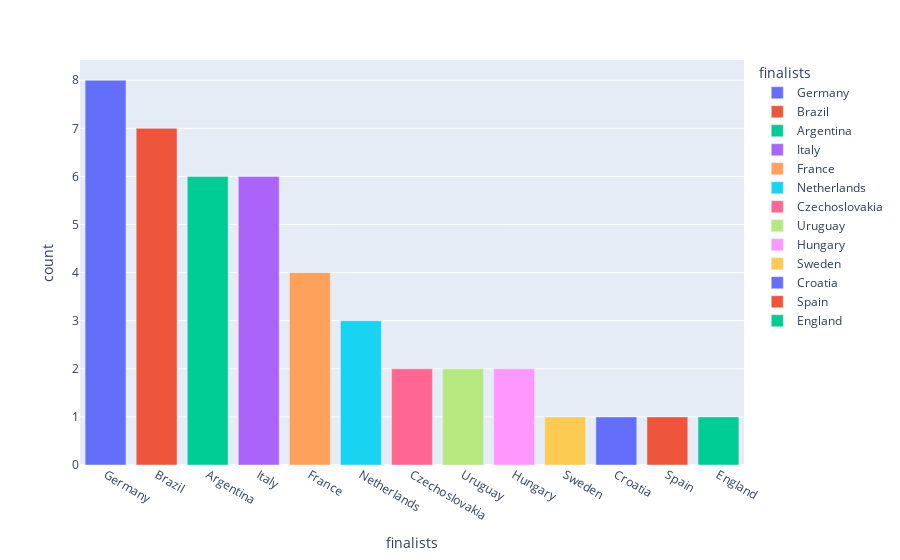
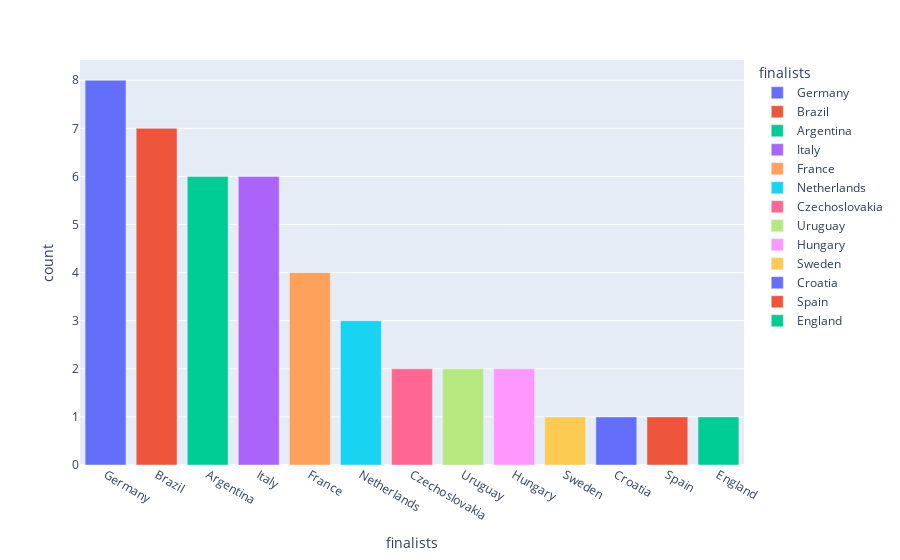

The code cell stored with these charts, in order, in its notebook:
### Code cell
wc_clean_df = wc_df.ai.transform ("rename 'West Germany' as 'Germany' in winners and runners_up")
finalist_df = wc_clean_df.ai.transform ("""select year, winner union 
                                  select year, runner column. 
                                  Name the new column as finalists,
                                  Order year ascending""")
finalist_df2 = finalist_df.ai.transform ("select finalists")
finalist_df2.ai.plot("bar chart of finalists from most to least")

### Figure 1 — Plotly figure (JSON) as saved in the notebook; plotly's stock layout.template omitted (floating-point values rounded to 4 significant figures)
{"data": [{"alignmentgroup": "True", "hovertemplate": "finalists=%{x}<br>count=%{y}<extra></extra>", "legendgroup": "Germany", "marker": {"color": "#636efa", "pattern": {"shape": ""}}, "name": "Germany", "offsetgroup": "Germany", "orientation": "v", "showlegend": true, "textposition": "auto", "type": "bar", "x": ["Germany"], "xaxis": "x", "y": [8], "yaxis": "y"}, {"alignmentgroup": "True", "hovertemplate": "finalists=%{x}<br>count=%{y}<extra></extra>", "legendgroup": "Brazil", "marker": {"color": "#EF553B", "pattern": {"shape": ""}}, "name": "Brazil", "offsetgroup": "Brazil", "orientation": "v", "showlegend": true, "textposition": "auto", "type": "bar", "x": ["Brazil"], "xaxis": "x", "y": [7], "yaxis": "y"}, {"alignmentgroup": "True", "hovertemplate": "finalists=%{x}<br>count=%{y}<extra></extra>", "legendgroup": "Argentina", "marker": {"color": "#00cc96", "pattern": {"shape": ""}}, "name": "Argentina", "offsetgroup": "Argentina", "orientation": "v", "showlegend": true, "textposition": "auto", "type": "bar", "x": ["Argentina"], "xaxis": "x", "y": [6], "yaxis": "y"}, {"alignmentgroup": "True", "hovertemplate": "finalists=%{x}<br>count=%{y}<extra></extra>", "legendgroup": "Italy", "marker": {"color": "#ab63fa", "pattern": {"shape": ""}}, "name": "Italy", "offsetgroup": "Italy", "orientation": "v", "showlegend": true, "textposition": "auto", "type": "bar", "x": ["Italy"], "xaxis": "x", "y": [6], "yaxis": "y"}, {"alignmentgroup": "True", "hovertemplate": "finalists=%{x}<br>count=%{y}<extra></extra>", "legendgroup": "France", "marker": {"color": "#FFA15A", "pattern": {"shape": ""}}, "name": "France", "offsetgroup": "France", "orientation": "v", "showlegend": true, "textposition": "auto", "type": "bar", "x": ["France"], "xaxis": "x", "y": [4], "yaxis": "y"}, {"alignmentgroup": "True", "hovertemplate": "finalists=%{x}<br>count=%{y}<extra></extra>", "legendgroup": "Netherlands", "marker": {"color": "#19d3f3", "pattern": {"shape": ""}}, "name": "Netherlands", "offsetgroup": "Netherlands", "orientation": "v", "showlegend": true, "textposition": "auto", "type": "bar", "x": ["Netherlands"], "xaxis": "x", "y": [3], "yaxis": "y"}, {"alignmentgroup": "True", "hovertemplate": "finalists=%{x}<br>count=%{y}<extra></extra>", "legendgroup": "Czechoslovakia", "marker": {"color": "#FF6692", "pattern": {"shape": ""}}, "name": "Czechoslovakia", "offsetgroup": "Czechoslovakia", "orientation": "v", "showlegend": true, "textposition": "auto", "type": "bar", "x": ["Czechoslovakia"], "xaxis": "x", "y": [2], "yaxis": "y"}, {"alignmentgroup": "True", "hovertemplate": "finalists=%{x}<br>count=%{y}<extra></extra>", "legendgroup": "Uruguay", "marker": {"color": "#B6E880", "pattern": {"shape": ""}}, "name": "Uruguay", "offsetgroup": "Uruguay", "orientation": "v", "showlegend": true, "textposition": "auto", "type": "bar", "x": ["Uruguay"], "xaxis": "x", "y": [2], "yaxis": "y"}, {"alignmentgroup": "True", "hovertemplate": "finalists=%{x}<br>count=%{y}<extra></extra>", "legendgroup": "Hungary", "marker": {"color": "#FF97FF", "pattern": {"shape": ""}}, "name": "Hungary", "offsetgroup": "Hungary", "orientation": "v", "showlegend": true, "textposition": "auto", "type": "bar", "x": ["Hungary"], "xaxis": "x", "y": [2], "yaxis": "y"}, {"alignmentgroup": "True", "hovertemplate": "finalists=%{x}<br>count=%{y}<extra></extra>", "legendgroup": "Sweden", "marker": {"color": "#FECB52", "pattern": {"shape": ""}}, "name": "Sweden", "offsetgroup": "Sweden", "orientation": "v", "showlegend": true, "textposition": "auto", "type": "bar", "x": ["Sweden"], "xaxis": "x", "y": [1], "yaxis": "y"}, {"alignmentgroup": "True", "hovertemplate": "finalists=%{x}<br>count=%{y}<extra></extra>", "legendgroup": "Croatia", "marker": {"color": "#636efa", "pattern": {"shape": ""}}, "name": "Croatia", "offsetgroup": "Croatia", "orientation": "v", "showlegend": true, "textposition": "auto", "type": "bar", "x": ["Croatia"], "xaxis": "x", "y": [1], "yaxis": "y"}, {"alignmentgroup": "True", "hovertemplate": "finalists=%{x}<br>count=%{y}<extra></extra>", "legendgroup": "Spain", "marker": {"color": "#EF553B", "pattern": {"shape": ""}}, "name": "Spain", "offsetgroup": "Spain", "orientation": "v", "showlegend": true, "textposition": "auto", "type": "bar", "x": ["Spain"], "xaxis": "x", "y": [1], "yaxis": "y"}, {"alignmentgroup": "True", "hovertemplate": "finalists=%{x}<br>count=%{y}<extra></extra>", "legendgroup": "England", "marker": {"color": "#00cc96", "pattern": {"shape": ""}}, "name": "England", "offsetgroup": "England", "orientation": "v", "showlegend": true, "textposition": "auto", "type": "bar", "x": ["England"], "xaxis": "x", "y": [1], "yaxis": "y"}], "layout": {"barmode": "relative", "legend": {"title": {"text": "finalists"}, "tracegroupgap": 0}, "margin": {"t": 60}, "xaxis": {"anchor": "y", "categoryarray": ["Germany", "Brazil", "Argentina", "Italy", "France", "Netherlands", "Czechoslovakia", "Uruguay", "Hungary", "Sweden", "Croatia", "Spain", "England"], "categoryorder": "array", "domain": [0, 1], "title": {"text": "finalists"}}, "yaxis": {"anchor": "x", "domain": [0, 1], "title": {"text": "count"}}}}

### Figure 2 — Plotly figure (JSON) as saved in the notebook; plotly's stock layout.template omitted (floating-point values rounded to 4 significant figures)
{"data": [{"alignmentgroup": "True", "hovertemplate": "finalists=%{x}<br>count=%{y}<extra></extra>", "legendgroup": "Germany", "marker": {"color": "#636efa", "pattern": {"shape": ""}}, "name": "Germany", "offsetgroup": "Germany", "orientation": "v", "showlegend": true, "textposition": "auto", "type": "bar", "x": ["Germany"], "xaxis": "x", "y": [8], "yaxis": "y"}, {"alignmentgroup": "True", "hovertemplate": "finalists=%{x}<br>count=%{y}<extra></extra>", "legendgroup": "Brazil", "marker": {"color": "#EF553B", "pattern": {"shape": ""}}, "name": "Brazil", "offsetgroup": "Brazil", "orientation": "v", "showlegend": true, "textposition": "auto", "type": "bar", "x": ["Brazil"], "xaxis": "x", "y": [7], "yaxis": "y"}, {"alignmentgroup": "True", "hovertemplate": "finalists=%{x}<br>count=%{y}<extra></extra>", "legendgroup": "Argentina", "marker": {"color": "#00cc96", "pattern": {"shape": ""}}, "name": "Argentina", "offsetgroup": "Argentina", "orientation": "v", "showlegend": true, "textposition": "auto", "type": "bar", "x": ["Argentina"], "xaxis": "x", "y": [6], "yaxis": "y"}, {"alignmentgroup": "True", "hovertemplate": "finalists=%{x}<br>count=%{y}<extra></extra>", "legendgroup": "Italy", "marker": {"color": "#ab63fa", "pattern": {"shape": ""}}, "name": "Italy", "offsetgroup": "Italy", "orientation": "v", "showlegend": true, "textposition": "auto", "type": "bar", "x": ["Italy"], "xaxis": "x", "y": [6], "yaxis": "y"}, {"alignmentgroup": "True", "hovertemplate": "finalists=%{x}<br>count=%{y}<extra></extra>", "legendgroup": "France", "marker": {"color": "#FFA15A", "pattern": {"shape": ""}}, "name": "France", "offsetgroup": "France", "orientation": "v", "showlegend": true, "textposition": "auto", "type": "bar", "x": ["France"], "xaxis": "x", "y": [4], "yaxis": "y"}, {"alignmentgroup": "True", "hovertemplate": "finalists=%{x}<br>count=%{y}<extra></extra>", "legendgroup": "Netherlands", "marker": {"color": "#19d3f3", "pattern": {"shape": ""}}, "name": "Netherlands", "offsetgroup": "Netherlands", "orientation": "v", "showlegend": true, "textposition": "auto", "type": "bar", "x": ["Netherlands"], "xaxis": "x", "y": [3], "yaxis": "y"}, {"alignmentgroup": "True", "hovertemplate": "finalists=%{x}<br>count=%{y}<extra></extra>", "legendgroup": "Czechoslovakia", "marker": {"color": "#FF6692", "pattern": {"shape": ""}}, "name": "Czechoslovakia", "offsetgroup": "Czechoslovakia", "orientation": "v", "showlegend": true, "textposition": "auto", "type": "bar", "x": ["Czechoslovakia"], "xaxis": "x", "y": [2], "yaxis": "y"}, {"alignmentgroup": "True", "hovertemplate": "finalists=%{x}<br>count=%{y}<extra></extra>", "legendgroup": "Uruguay", "marker": {"color": "#B6E880", "pattern": {"shape": ""}}, "name": "Uruguay", "offsetgroup": "Uruguay", "orientation": "v", "showlegend": true, "textposition": "auto", "type": "bar", "x": ["Uruguay"], "xaxis": "x", "y": [2], "yaxis": "y"}, {"alignmentgroup": "True", "hovertemplate": "finalists=%{x}<br>count=%{y}<extra></extra>", "legendgroup": "Hungary", "marker": {"color": "#FF97FF", "pattern": {"shape": ""}}, "name": "Hungary", "offsetgroup": "Hungary", "orientation": "v", "showlegend": true, "textposition": "auto", "type": "bar", "x": ["Hungary"], "xaxis": "x", "y": [2], "yaxis": "y"}, {"alignmentgroup": "True", "hovertemplate": "finalists=%{x}<br>count=%{y}<extra></extra>", "legendgroup": "Sweden", "marker": {"color": "#FECB52", "pattern": {"shape": ""}}, "name": "Sweden", "offsetgroup": "Sweden", "orientation": "v", "showlegend": true, "textposition": "auto", "type": "bar", "x": ["Sweden"], "xaxis": "x", "y": [1], "yaxis": "y"}, {"alignmentgroup": "True", "hovertemplate": "finalists=%{x}<br>count=%{y}<extra></extra>", "legendgroup": "Croatia", "marker": {"color": "#636efa", "pattern": {"shape": ""}}, "name": "Croatia", "offsetgroup": "Croatia", "orientation": "v", "showlegend": true, "textposition": "auto", "type": "bar", "x": ["Croatia"], "xaxis": "x", "y": [1], "yaxis": "y"}, {"alignmentgroup": "True", "hovertemplate": "finalists=%{x}<br>count=%{y}<extra></extra>", "legendgroup": "Spain", "marker": {"color": "#EF553B", "pattern": {"shape": ""}}, "name": "Spain", "offsetgroup": "Spain", "orientation": "v", "showlegend": true, "textposition": "auto", "type": "bar", "x": ["Spain"], "xaxis": "x", "y": [1], "yaxis": "y"}, {"alignmentgroup": "True", "hovertemplate": "finalists=%{x}<br>count=%{y}<extra></extra>", "legendgroup": "England", "marker": {"color": "#00cc96", "pattern": {"shape": ""}}, "name": "England", "offsetgroup": "England", "orientation": "v", "showlegend": true, "textposition": "auto", "type": "bar", "x": ["England"], "xaxis": "x", "y": [1], "yaxis": "y"}], "layout": {"barmode": "relative", "legend": {"title": {"text": "finalists"}, "tracegroupgap": 0}, "margin": {"t": 60}, "xaxis": {"anchor": "y", "categoryarray": ["Germany", "Brazil", "Argentina", "Italy", "France", "Netherlands", "Czechoslovakia", "Uruguay", "Hungary", "Sweden", "Croatia", "Spain", "England"], "categoryorder": "array", "domain": [0, 1], "title": {"text": "finalists"}}, "yaxis": {"anchor": "x", "domain": [0, 1], "title": {"text": "count"}}}}
